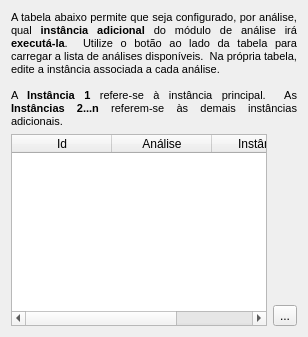
          <widget class="QWidget" name="configTab">
           <attribute name="title">
            <string>Balanceamento de Carga</string>
           </attribute>
           <layout class="QGridLayout" name="gridLayout_12">
            <item row="0" column="0" colspan="2">
             <widget class="QLabel" name="label_31">
              <property name="text">
               <string>&lt;html&gt;&lt;head&gt;&lt;meta name=&quot;qrichtext&quot; content=&quot;1&quot; /&gt;&lt;style type=&quot;text/css&quot;&gt;
p, li { white-space: pre-wrap; }
&lt;/style&gt;&lt;/head&gt;&lt;body style=&quot; font-family:'MS Shell Dlg 2'; font-size:8.25pt; font-weight:400; font-style:normal;&quot;&gt;
&lt;p style=&quot; margin-top:0px; margin-bottom:0px; margin-left:0px; margin-right:0px; -qt-block-indent:0; text-indent:0px; font-size:8pt;&quot;&gt;A tabela abaixo permite que seja configurado, por análise, qual &lt;span style=&quot; font-weight:600;&quot;&gt;instância adicional&lt;/span&gt; do módulo de análise irá &lt;span style=&quot; font-weight:600;&quot;&gt;executá-la&lt;/span&gt;.  Utilize o botão ao lado da tabela para carregar a lista de análises disponíveis.  Na própria tabela, edite a instância associada a cada análise.&lt;/p&gt;
&lt;p style=&quot;-qt-paragraph-type:empty; margin-top:0px; margin-bottom:0px; margin-left:0px; margin-right:0px; -qt-block-indent:0; text-indent:0px; font-size:8pt;&quot;&gt;&lt;/p&gt;
&lt;p style=&quot; margin-top:0px; margin-bottom:0px; margin-left:0px; margin-right:0px; -qt-block-indent:0; text-indent:0px; font-size:8pt;&quot;&gt;A &lt;span style=&quot; font-weight:600;&quot;&gt;Instância 1&lt;/span&gt; refere-se à instância principal.  As &lt;span style=&quot; font-weight:600;&quot;&gt;Instâncias 2...n&lt;/span&gt; referem-se às demais instâncias adicionais.&lt;/p&gt;&lt;/body&gt;&lt;/html&gt;</string>
              </property>
              <property name="alignment">
               <set>Qt::AlignJustify|Qt::AlignVCenter</set>
              </property>
              <property name="wordWrap">
               <bool>true</bool>
              </property>
             </widget>
            </item>
            <item row="1" column="1">
             <spacer>
              <property name="orientation">
               <enum>Qt::Vertical</enum>
              </property>
              <property name="sizeHint" stdset="0">
               <size>
                <width>20</width>
                <height>131</height>
               </size>
              </property>
             </spacer>
            </item>
            <item row="2" column="1">
             <widget class="QToolButton" name="loadBalRefreshBtn">
              <property name="toolTip">
               <string>&lt;html&gt;&lt;head&gt;&lt;meta name=&quot;qrichtext&quot; content=&quot;1&quot; /&gt;&lt;style type=&quot;text/css&quot;&gt;
p, li { white-space: pre-wrap; }
&lt;/style&gt;&lt;/head&gt;&lt;body style=&quot; font-family:'MS Shell Dlg 2'; font-size:8.25pt; font-weight:400; font-style:normal;&quot;&gt;
&lt;p style=&quot; margin-top:0px; margin-bottom:0px; margin-left:0px; margin-right:0px; -qt-block-indent:0; text-indent:0px;&quot;&gt;Recarrega tabela com análises cadastradas na base de dados&lt;/p&gt;&lt;/body&gt;&lt;/html&gt;</string>
              </property>
              <property name="text">
               <string>...</string>
              </property>
              <property name="icon">
               <iconset theme="refresh">
                <normaloff/>
               </iconset>
              </property>
             </widget>
            </item>
            <item row="1" column="0" rowspan="2">
             <widget class="QTableWidget" name="loadBalTable">
              <column>
               <property name="text">
                <string>Id</string>
               </property>
              </column>
              <column>
               <property name="text">
                <string>Análise</string>
               </property>
              </column>
              <column>
               <property name="text">
                <string>Instância</string>
               </property>
              </column>
             </widget>
            </item>
           </layout>
          </widget>
